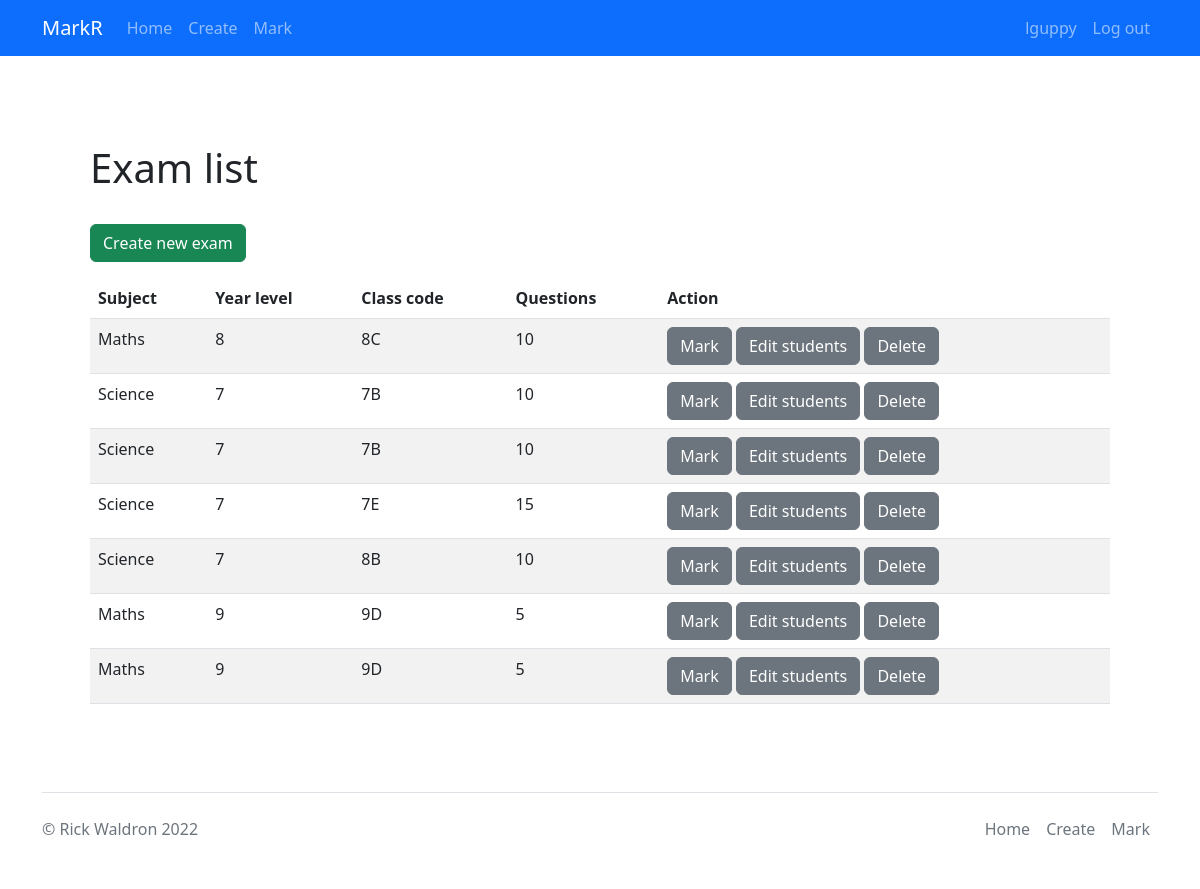
Screenshot of /home/exam_list (signed in) with the database file from the repository.
### tables this page shows
CREATE TABLE `exams` (
  `exam_id` int(9) NOT NULL,
  `user_id` int(9) NOT NULL,
  `subject` varchar(50) NOT NULL,
  `year_level` int(9) NOT NULL,
  `class_code` varchar(50) NOT NULL,
  `no_of_questions` int(9) NOT NULL
);

### app/controllers/home.php (called while the page is built, shortened)
<?php
class Home extends Controller
{
    public function exam_list()
    {
        $exam_list = $this->model('Exam')->find_exams();
        $this->view('home/exam_list', $exam_list);
    }
}

### app/core/App.php (called while the page is built, shortened)
<?php
class App
{
    protected $method = 'index';
    public function __construct()
    {
        $url = $this->parseUrl();
        if(isset($url[0]))
        {
            if(file_exists('../app/controllers/' . $url[0] . '.php'))
            {
                unset($url[0]);
            }
        }
        $this->controller = new $controller;
        if(isset($url[1]))
        {
            if(method_exists($this->controller, $url[1]))
            {
                $this->method = $url[1];
                unset($url[1]);
            }
        }
        $this->params = $url ? array_values($url) : [];
        call_user_func_array([$this->controller, $this->method], $this->params);
    }
    public function parseUrl()
    {
        if(isset($_GET['url']))
        {
            $url = explode('/', filter_var(rtrim($_GET['url'], '/'), FILTER_SANITIZE_URL));
            return $url;
        }
    }
}

### public/index.php (called while the page is built, shortened)
<?php
$app = new App\Core\App;

### app/models/Exam.php (called while the page is built, shortened)
<?php
class Exam extends Model
{
    public function find_exams()
    {
        $sql = 'SELECT * FROM exams WHERE user_id = :user_id';
        $stmt = self::$conn->prepare($sql);
        $stmt->execute(['user_id'=>$_SESSION['user_id']]);
        $stmt->setFetchMode(\PDO::FETCH_CLASS, 'App\Model\Exam');
        return $stmt->fetchAll();
    }
}

### app/core/Model.php (called while the page is built, shortened)
<?php
class Model
{
    protected static $conn = null;
    public function __construct()
    {
        if(self::$conn == null)
        {
            try
            {
                $host = "localhost";
                $user = "root";
                $pw = "";
                $db = "markr";
                self::$conn = new \PDO("mysql:host=$host;dbname=$db",$user,$pw);
            }
            catch (\PDOException $e)
            {
                $url = parse_url(getenv("CLEARDB_DATABASE_URL"));
                $host = $url["host"];
                $user = $url["user"];
                $pw = $url["pass"];
                $db = substr($url["path"], 1);
                self::$conn = new \PDO("mysql:host=$host;dbname=$db",$user,$pw);
            }
        }
    }
}

### app/views/home/exam_list.php (the view)
<?php
  include __DIR__ . '/../template/header.php';
?>
<main class="container pt-5">
  <div class="p-5 mt-5 rounded">
    <h1>Exam list</h1>
    <br>
    <a href="/home/create_exam" class="btn btn-success mb-3" role="button">Create new exam</a>
    <br>
    <table class="table table-striped">
      <thead><tr><th>Subject</th><th>Year level</th><th>Class code</th><th>Questions</th><th>Action</th></tr></thead>
      <?php
          foreach($data as $exam)
          {
              echo "<tr>
              <td>$exam->subject</td>
              <td>$exam->year_level</td>
              <td>$exam->class_code</td>
              <td>$exam->no_of_questions</td>
              <td><a href='/home/mark_exam/$exam->exam_id' class='btn btn-secondary' role='button'>Mark</a>
              <a href='/home/student_list/$exam->exam_id' class='btn btn-secondary' role='button'>Edit students</a>
              <a href='/home/delete_exam/$exam->exam_id' class='btn btn-secondary' role='button'>Delete</a></td>
              </tr>";
          }
      ?>
    </table>
  </div>
</main>
<?php
  include __DIR__ . '/../template/footer.php';
?>

### app/core/Controller.php (shortened to what this page needs)
<?php
class Controller
{
    protected function model($model)
    {
        if (file_exists('../app/models/' . $model . '.php'))
        {
            return new $model;
        }
        else return NULL;
    }
    protected function view($view, $data = [], $extra_data = [])
    {
        if (file_exists('../app/views/' . $view . '.php'))
        {
            require_once '../app/views/' . $view . '.php';
        }
        else
        {
            die('View does not exist');
        }
    }
}

### app/views/template/header.php (shortened to what this page needs)
<!doctype html>
<html lang="en">
<head>
  <link rel="stylesheet" href="/css/all.min.css">
  <link rel="stylesheet" href="/css/bootstrap.min.css">
</head>
<body>
  <nav class="navbar navbar-expand-md navbar-dark fixed-top bg-primary">
    <div class="container">
      <a class="navbar-brand" href="/home/index">MarkR</a>
      <div class="collapse navbar-collapse" id="menu">
        <ul class="navbar-nav me-auto mb-2 mb-md-0">
          <li class="nav-item">
            <a class="nav-link" href="/home/index">Home</a>
          </li>
          <li class="nav-item">
            <a class="nav-link" href="/home/create_exam">Create</a>
          </li>
          <li class="nav-item">
            <a class="nav-link" href="/home/exam_list">Mark</a>
          </li>
        </ul>
        <ul class="navbar-nav ms-auto mb-2 mb-md-0">
            <?php
              if(isset($_SESSION['user_id']))
              {
                echo "<li class='nav-item'><a class='nav-link' href='/home/account'>{$_SESSION['username']}</a></li>";
                echo "<li class='nav-item'><a class='nav-link' href='/login/logout'>Log out</a></li>";
              }
              else
              {
                echo "<li class='nav-item'><a class='nav-link' href='/login/index'>Log in</a></li>";
              }
            ?>
        </ul>
      </div>
    </div>
  </nav>

### app/views/template/footer.php (shortened to what this page needs)
  <div class="container">
    <footer class="d-flex flex-wrap justify-content-between align-items-center py-3 my-4 border-top">
      <p class="col-md-4 mb-0 text-muted">&copy; Rick Waldron 2022</p>
      <ul class="nav col-md-4 justify-content-end">
        <li class="nav-item"><a href="/home/index" class="nav-link px-2 text-muted">Home</a></li>
        <li class="nav-item"><a href="/home/create_exam" class="nav-link px-2 text-muted">Create</a></li>
        <li class="nav-item"><a href="/home/exam_list" class="nav-link px-2 text-muted">Mark</a></li>
      </ul>
    </footer>
  </div>
  </body>
</html>

### rows the page displays
exams: subject "Maths", year_level "8", class_code "8C", no_of_questions "10"
exams: subject "Science", year_level "7", class_code "7B", no_of_questions "10"
exams: subject "Science", year_level "7", class_code "7B", no_of_questions "10"
exams: subject "Science", year_level "7", class_code "7E", no_of_questions "15"
exams: subject "Science", year_level "7", class_code "8B", no_of_questions "10"
exams: subject "Maths", year_level "9", class_code "9D", no_of_questions "5"
exams: subject "Maths", year_level "9", class_code "9D", no_of_questions "5"

### other values shown
$_SESSION['username'] "lguppy"
